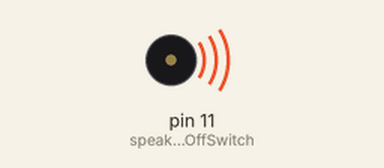
Recording of a sketch running on a simulated Arduino Uno, built with avr-gcc and run on an emulated ATmega328P. Parts: buzzer (waves = sounding, pin HIGH).

Above: at 0.5 s.
Timing chart, 0 to 4.6 s (numbered marks = the images above):
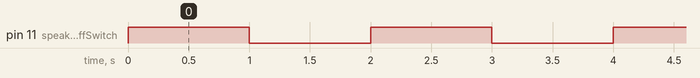

Measured:
- by itself, pin 11 (speakerOnOffSwitch): alternates HIGH for 1.0 s and LOW for 1.0 s

The sketch:

main.ino
```cpp
/**
Notes:
speaker on/off - maybe figured out
screen - kinda figured out
bluetooth - test ready...
motor,
ADC,

*/

const int speakerOnOffSwitch = 11; // Assign pin 11 speakerOnOffSwitch

void setup() {
  // put your setup code here, to run once:
  pinMode(speakerOnOffSwitch, OUTPUT); // Set pin 11 as output
}

void loop() {
  // put your main code here, to run repeatedly:
  digitalWrite(speakerOnOffSwitch, HIGH); // Turn Speaker on
  delay(1000); // Wait for 1 second

  digitalWrite(speakerOnOffSwitch, LOW); // Turn Speaker off
  delay(1000); // Wait for 1 second

}
```
